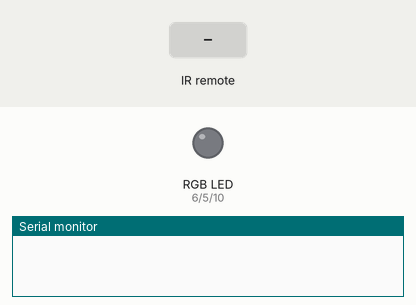
A sketch run on a simulated Arduino Uno, built with avr-gcc and run on an emulated ATmega328P. Shown: an RGB LED mixed from three pins (HIGH = lit), the last lines printed to the serial monitor. The test bench sets the inputs (shaded band).

Above: at 1.2 s.
1.3 s: infrared code 0x16 received
At 2.1 s:
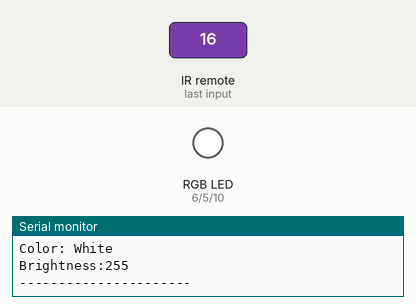
2.8 s: infrared code 0x45 received
At 3.2 s:
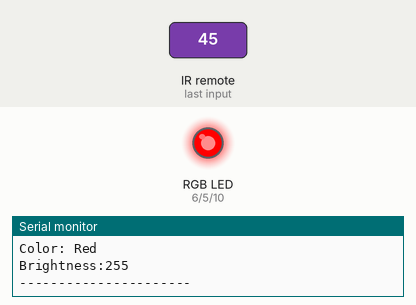
4.3 s: infrared code 0x46 received
At 5.5 s:
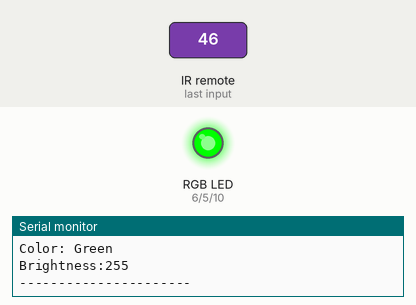
5.8 s: infrared code 0x47 received
At 6.7 s:
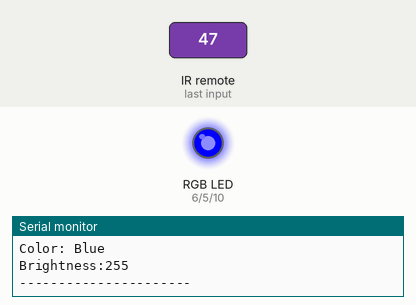
7.3 s: infrared code 0x44 received
At 7.8 s:
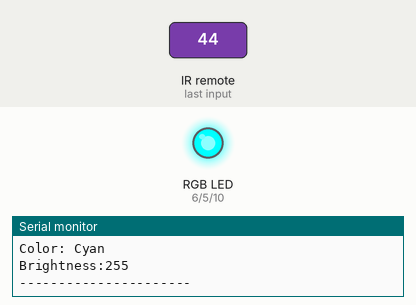
8.8 s: infrared code 0x40 received
At 9.1 s:
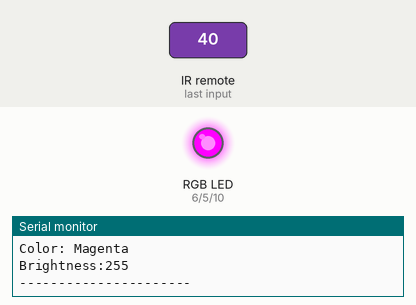
Timing chart, 0 to 11.3 s (numbered marks = the images above; inputs shaded):
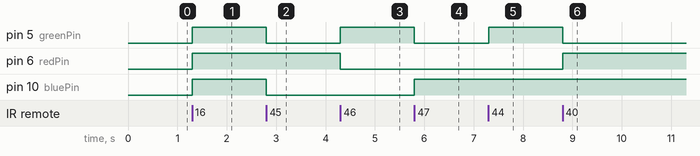

The sketch:

duino_project_RGB_LED_color_brightness_conrol_with_IR_remote.ino
```cpp
#include <IRremote.hpp>
int receiverPin = 9;
int command;
String color = "OFF";
int redPin = 6;
int greenPin = 5;
int bluePin = 10;
int brightness = 255;

int dt = 250;

void setup() {

  Serial.begin(9600);
  IrReceiver.begin(receiverPin, ENABLE_LED_FEEDBACK);
  pinMode(redPin, OUTPUT);
  pinMode(greenPin, OUTPUT);
  pinMode(bluePin, OUTPUT);
}

void loop() {

  if (IrReceiver.decode()) {

    command = IrReceiver.decodedIRData.command;

    if(command == 0x16){
      color = "White";
    }
    else if(command == 0xD){
      color = "OFF";
    }
    else if(command == 0x45){
      color = "Red";
    }
    else if(command == 0x46){
      color = "Green";
    }
    else if(command == 0x47){
      color = "Blue";
    }
    else if(command == 0x44){
      color = "Cyan";
    }
    else if(command == 0x40){
      color = "Magenta";
    }
    else if(command == 0x43){
      color = "Yellow";
    }
    else if(command == 0x18){
      if(brightness <= 240){
      brightness += 15;
      }
    }
    else if(command == 0x52){
      if(brightness >=15){
        brightness -= 15;
      }
    }

    Serial.print("Command: ");
    Serial.println(command,HEX);
    Serial.print("Color: ");
    Serial.println(color);
    Serial.print("Brightness:");
    Serial.println(brightness);
    Serial.println("----------------------");

    updateLED();
    delay(dt);

    IrReceiver.resume();
  }

}

void updateLED() {
  if (color == "OFF")     setColor(0, 0, 0);
  else if (color == "White")   setColor(brightness, brightness, brightness);
  else if (color == "Red")     setColor(brightness, 0, 0);
  else if (color == "Green")   setColor(0, brightness, 0);
  else if (color == "Blue")    setColor(0, 0, brightness);
  else if (color == "Cyan")    setColor(0, brightness, brightness);
  else if (color == "Magenta") setColor(brightness, 0, brightness);
  else if (color == "Yellow")  setColor(brightness, brightness, 0);
}

void setColor(int red, int green, int blue){
  analogWrite(redPin, red);
  analogWrite(greenPin, green);
  analogWrite(bluePin, blue);
}
```

Measured:
- after the input at 1.3 s, pin 5 (greenPin), pin 6 (redPin), pin 10 (bluePin): LOW → HIGH at once
- after the input at 2.8 s, pin 5 (greenPin), pin 10 (bluePin): HIGH → LOW at once
- after the input at 4.3 s, pin 5 (greenPin): LOW → HIGH at once; pin 6 (redPin): HIGH → LOW at once
- after the input at 5.8 s, pin 5 (greenPin): HIGH → LOW at once; pin 10 (bluePin): LOW → HIGH at once
- after the input at 7.3 s, pin 5 (greenPin): LOW → HIGH at once
- after the input at 8.8 s, pin 5 (greenPin): HIGH → LOW at once; pin 6 (redPin): LOW → HIGH at once
